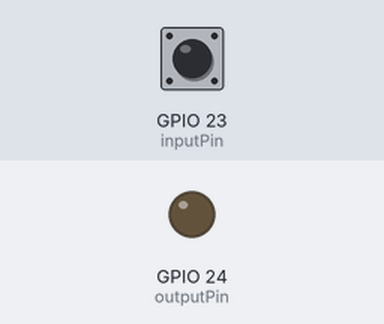
Bench run of a program on a simulated Raspberry Pi (BCM pin numbers). On the bench: output pins drawn as LEDs (lit = HIGH). The test bench sets the inputs (shaded band); at power-on: GPIO 23 (inputPin) HIGH. The run ends when the program shuts the computer down; what the program prints to the terminal is not drawn. At 1.3 s the program puts the board to deep sleep or switches it off; the recording ends there.

Above: at 1.2 s.
1.3 s: GPIO 23 (inputPin) pulled LOW for 0.15 s
Timing chart, 0 to 1.3 s (numbered marks = the images above; inputs shaded):
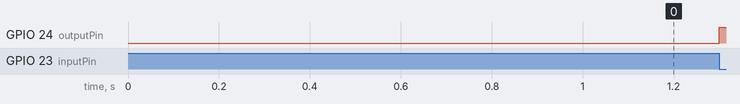

The program:

shutdown_pi.py
```python
#!/bin/python
# Simple script for shutting down the raspberry Pi at the press of a button.
# by Inderpreet Singh
# enhanced by droid41
#
# GPIO 23 Trigger for Shutdown
# GPIO 24 LED for acknowledge of trigger (please note that the led will
#         go out again before raspberry shutdown is completed.
#
# Add to startup:
# sudo nano /etc/rc.local
# >>
# sudo python /home/pi/Scripts/shutdown_pi.py &
# <<

import RPi.GPIO as GPIO
import time
import os

inputPin = 23
outputPin = 24

# Use the Broadcom SOC Pin numbers
# Setup the Pin with Internal pullups enabled and PIN in reading mode.
GPIO.setmode(GPIO.BCM)
GPIO.setup(inputPin, GPIO.IN, pull_up_down = GPIO.PUD_UP)
GPIO.setup(outputPin, GPIO.OUT)

# Our function on what to do when the button is pressed
def Shutdown(channel):
    GPIO.output(outputPin, GPIO.HIGH)
    print("Shutting down!")
    os.system("sudo shutdown -h now")

# Add our function to execute when the button pressed event happens
GPIO.add_event_detect(inputPin, GPIO.FALLING, callback = Shutdown, bouncetime = 2000)
GPIO.output(outputPin, GPIO.LOW)

# Now wait!
while 1:
    time.sleep(1)
```
